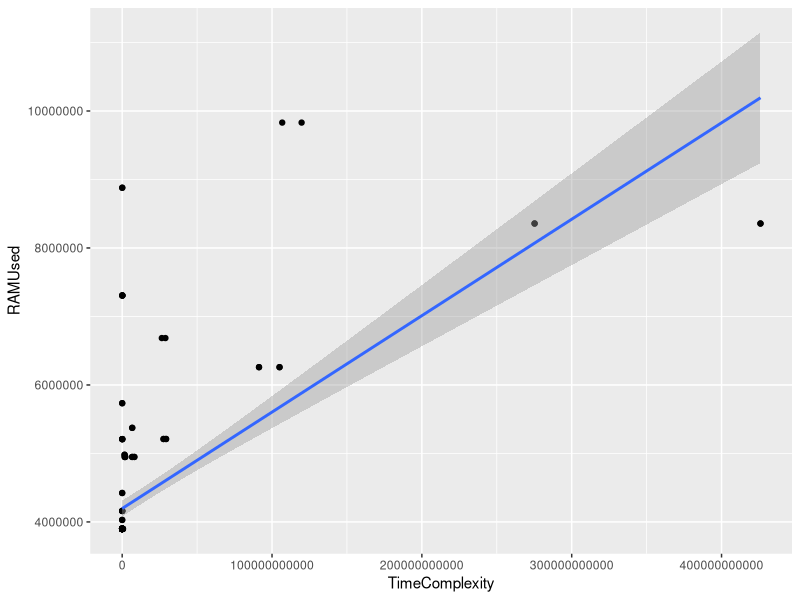
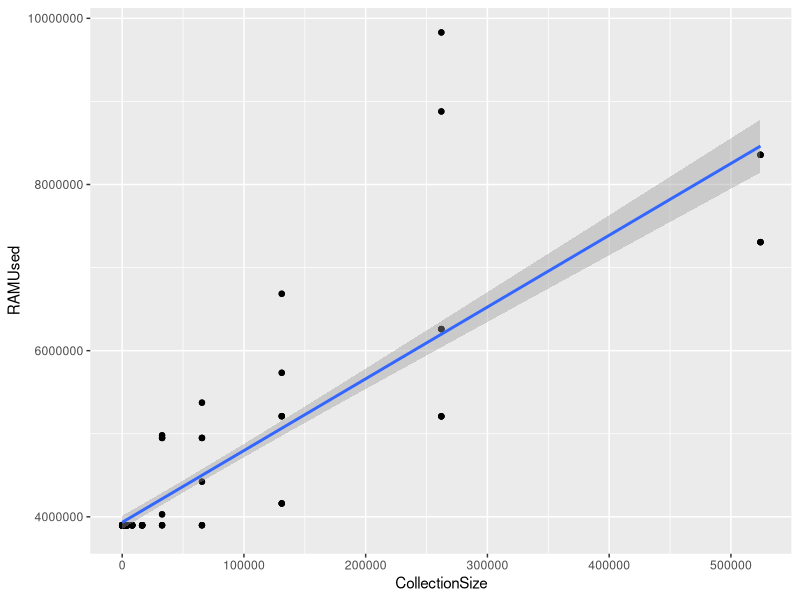
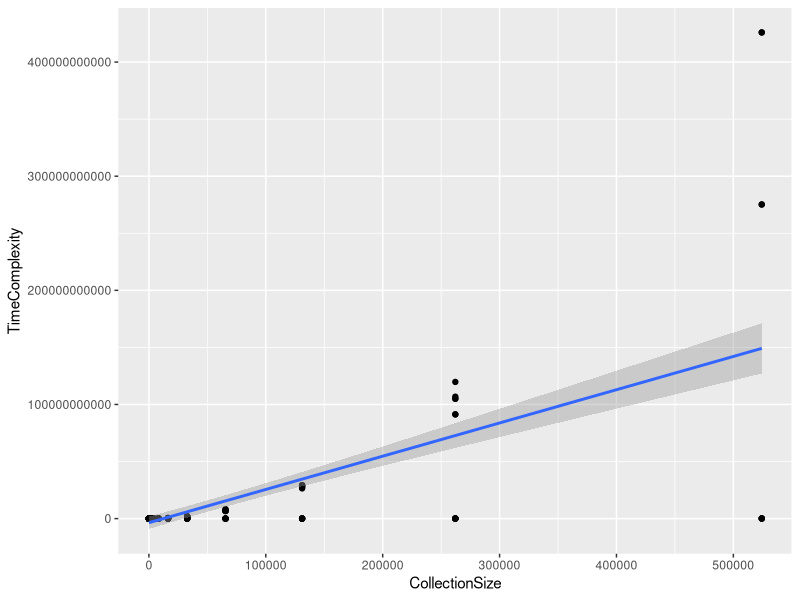
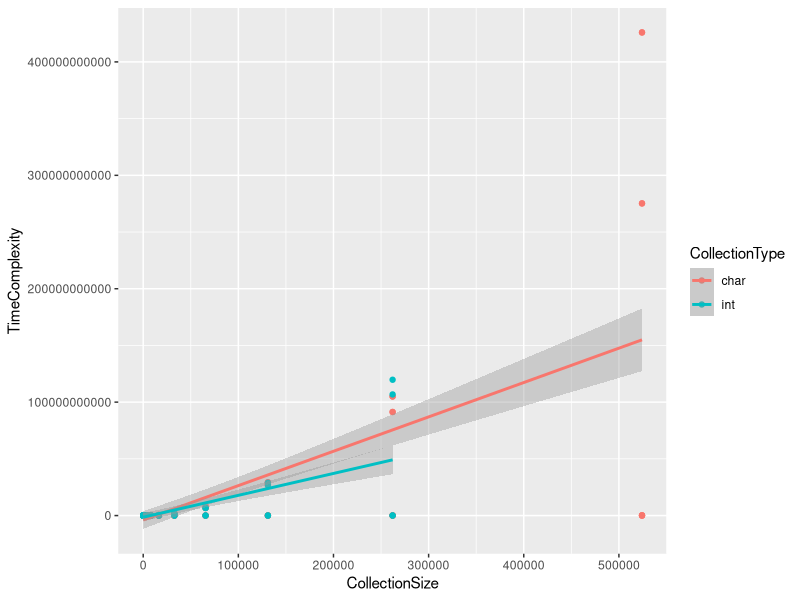
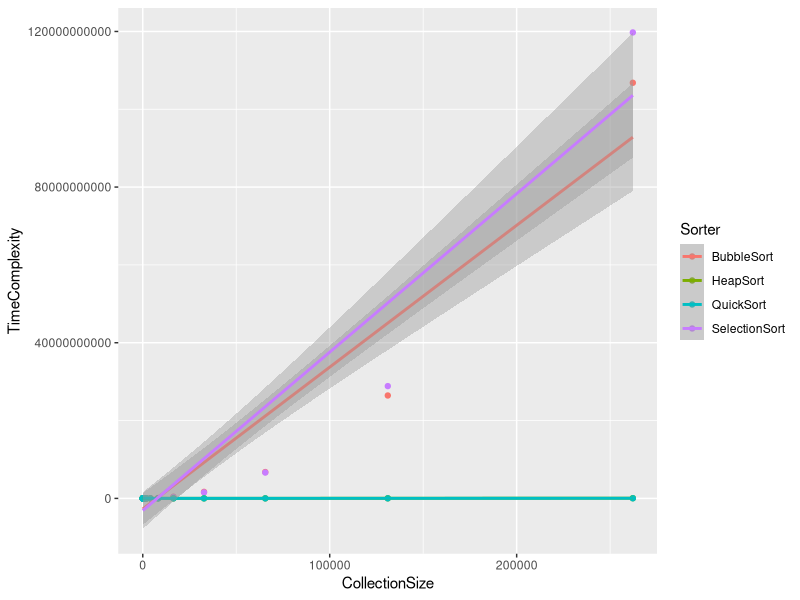
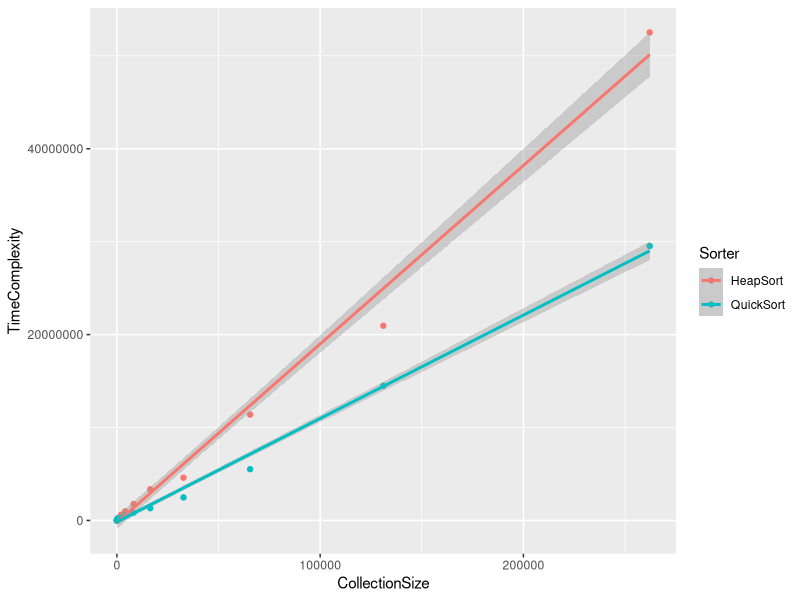
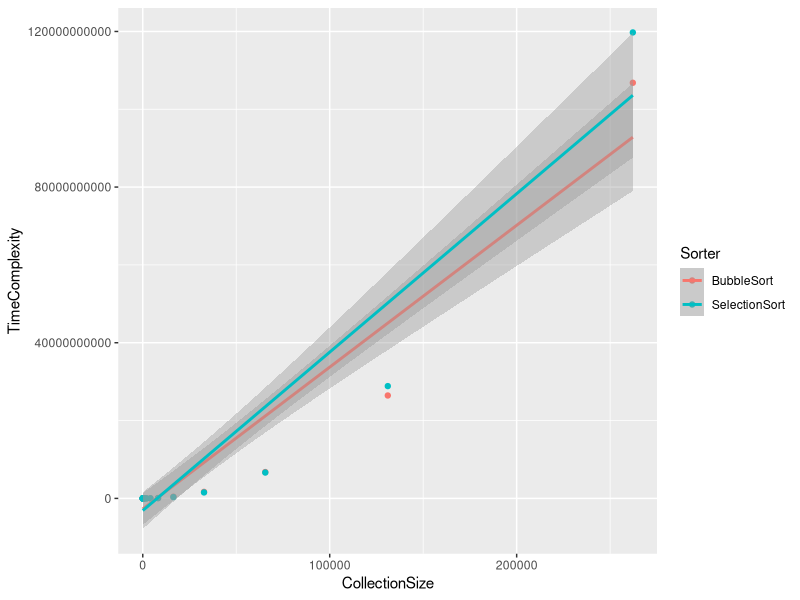
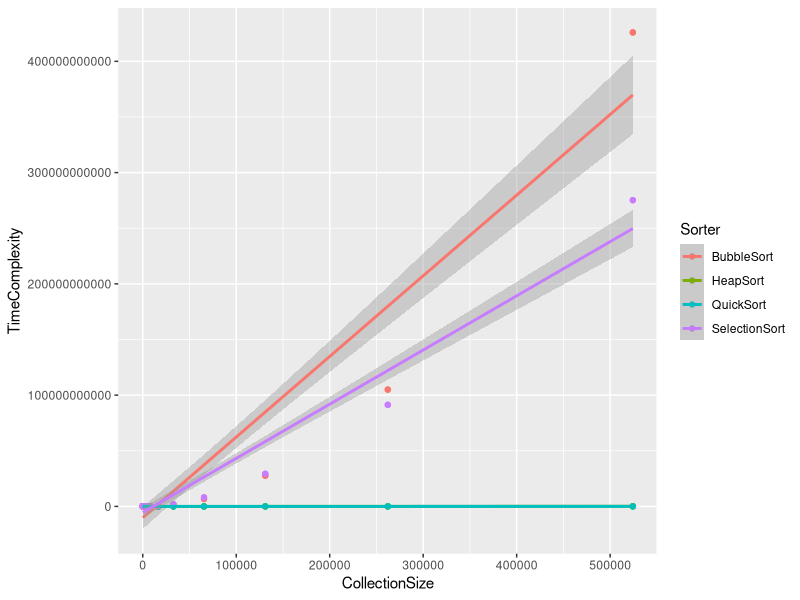

R code for these plots, in order:
## ---- chunk 1
library(tidyverse)
options(scipen=999)
experimentData <- read.csv("../ExperimentResults/extendedResults.csv")
## ---- chunk 2
summary(experimentData)
## ---- chunk 3
experimentData %>%
  ggplot(mapping = aes(x= TimeComplexity, y = RAMUsed)) +
  geom_point() +
  geom_smooth(method = "lm")
## ---- chunk 4
experimentData %>%
  ggplot(mapping = aes(x= CollectionSize, y = RAMUsed)) +
  geom_point() + 
  geom_smooth(method = lm)
## ---- chunk 5
experimentData %>%
  ggplot(mapping = aes(x= CollectionSize, y= TimeComplexity)) +
  geom_point() +
  geom_smooth(method = lm)
## ---- chunk 6
experimentData %>%
  ggplot(mapping = aes(x= CollectionSize, y= TimeComplexity, color = CollectionType)) +
  geom_point() +
  geom_smooth(method = lm)
## ---- chunk 7
experimentData %>%
  filter(CollectionType == "int") %>%
  ggplot(mapping = aes(x= CollectionSize, y= TimeComplexity, color = Sorter)) +
  geom_point() +
  geom_smooth(method = lm)
## ---- chunk 8
experimentData %>%
  filter(CollectionType == "int") %>%
  filter(Sorter == "QuickSort" | Sorter == "HeapSort") %>% 
  ggplot(mapping = aes(x= CollectionSize, y= TimeComplexity, color = Sorter)) +
  geom_point() +
  geom_smooth(method = lm)
## ---- chunk 9
experimentData %>%
  filter(CollectionType == "int") %>%
  filter(Sorter == "BubbleSort" | Sorter == "SelectionSort") %>% 
  ggplot(mapping = aes(x= CollectionSize, y= TimeComplexity, color = Sorter)) +
  geom_point() +
  geom_smooth(method = lm)
## ---- chunk 10
experimentData %>%
  filter(CollectionType == "char") %>%
  ggplot(mapping = aes(x= CollectionSize, y= TimeComplexity, color = Sorter)) +
  geom_point() +
  geom_smooth(method = lm)
## ---- chunk 11
experimentData %>%
  filter(CollectionType == "char") %>%
  filter(Sorter == "QuickSort" | Sorter == "HeapSort") %>% 
  ggplot(mapping = aes(x= CollectionSize, y= TimeComplexity, color = Sorter)) +
  geom_point() +
  geom_smooth(method = lm)
## ---- chunk 12
experimentData %>%
  filter(CollectionType == "char") %>%
  filter(Sorter == "BubbleSort" | Sorter == "SelectionSort") %>% 
  ggplot(mapping = aes(x= CollectionSize, y= TimeComplexity, color = Sorter)) +
  geom_point() +
  geom_smooth(method = lm)
## ---- chunk 13
experimentData %>%
  filter(CollectionType == "int") %>%
  ggplot(mapping = aes(x= CollectionSize, y= RAMUsed, color = Sorter)) +
  geom_point() +
  geom_smooth(method = lm)
## ---- chunk 14
experimentData %>%
  filter(CollectionType == "char") %>%
  ggplot(mapping = aes(x= CollectionSize, y= RAMUsed, color = Sorter)) +
  geom_point() +
  geom_smooth(method = lm)
## ---- chunk 15
separatedRuns <- read.csv("../ExperimentResults/separatedRuns.csv")
view(separatedRuns)
## ---- chunk 16
separatedRuns %>%
  ggplot(mapping = aes(x= CollectionSize, y= RAMUsed, color = Sorter)) +
  geom_point() +
  geom_smooth(method = lm)
